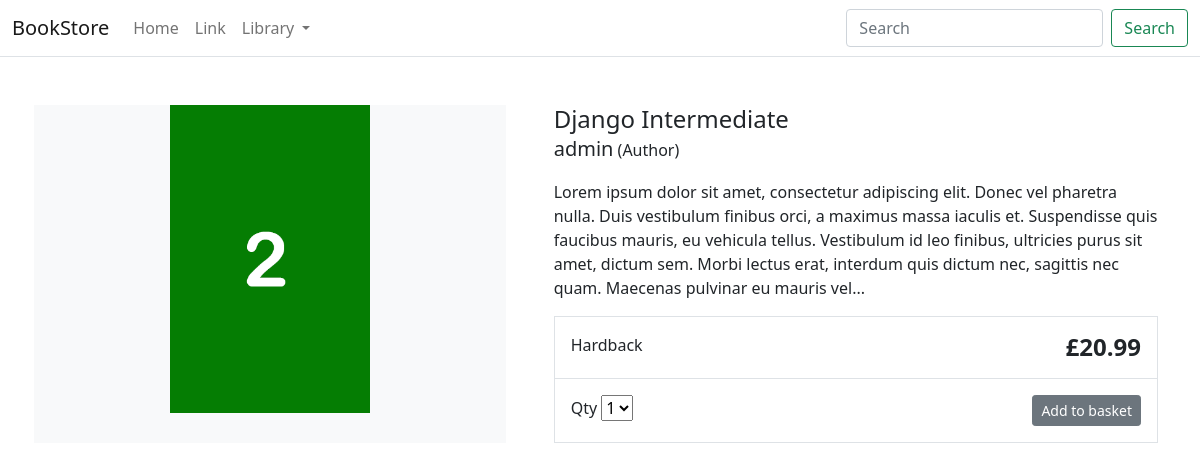
The page /item/djangointermediate/ on the database its author committed.
### store/models.py (models this page shows, shortened)
class Product(models.Model):
    category = models.ForeignKey(Category, related_name='product', on_delete=models.CASCADE)
    created_by = models.ForeignKey(User, on_delete=models.CASCADE, related_name='product_creator')
    title = models.CharField(max_length=255)
    author = models.CharField(max_length=255, default='admin')
    description = models.TextField(blank=True)
    image = models.ImageField(upload_to='images/')
    slug = models.SlugField(max_length=255)
    price = models.DecimalField(max_digits=4, decimal_places=2)
    in_stock = models.BooleanField(default=True)
    is_active = models.BooleanField(default=True)
    created = models.DateTimeField(auto_now_add=True)
    updated = models.DateTimeField(auto_now=True)
    objects = models.Manager()
    products = ProductManager()
    class Meta:
        verbose_name_plural = 'Products'
        ordering = ('-created',)

### store/views.py (the view)
# urls.py: path('item/<slug:slug>/', views.product_detail, name='product_detail'),
def product_detail(request, slug):
    product = get_object_or_404(Product, slug=slug, in_stock=True)
    return render(request, 'store/products/detail.html', {'product': product})

### store/models.py (called while the page is built)
    def get_absolute_url(self):
        return reverse('store:category_list', args=[self.slug])

### store/views.py (called while the page is built)
def categories(request):
    return {
        'categories': Category.objects.all()
    }

### templates/store/products/detail.html (shortened to what this page needs)
{% extends "store/base.html" %}
{% load static %}
{% block content %}
<div class="container">
    <main class="pt-5">
        <div class="row g-3">
            <div class="col-md-5 col-lg-5 order-md-first bg-light">
                <img class="img-fluid mx-auto d-block" width="200px" alt="Responsive image" src="{{ product.image.url }}">
            </div>
            <div class="col-md-7 col-lg-7 ps-md-3 ps-lg-5">
                <h1 class="mb-0 h4">{{ product.title }}</h1>
                <p><span class="lead">{{ product.author }}</span> (Author)</p>
                <p>{{ product.description|slice:":355" }}...</p>
                <div class="border">
                    <div class="col border-bottom">
                        <div class="row p-3">
                            <div class="col-6">Hardback</div>
                            <div class="col-6 text-end"><span class="h4 fw-bold">£{{ product.price }}</span></div>
                        </div>
                    </div>
                    <div class="col">
                        <div class="row p-3">
                            <div class="col-6">
                                <label for="select">Qty</label>
                                <select id="select">
                                    <option value="">1</option>
                                </select>
                            </div>
                            <div class="col-6 text-end"><button type="button" class="btn btn-secondary btn-sm">Add to
                                    basket</button></div>
                        </div>
                    </div>
                </div>
            </div>
        </div>
    </main>
</div>
{% endblock %}

### rows shown on the page
Product: image (picture), title "Django Intermediate", author "admin", description "Lorem ipsum dolor sit amet, consectetur adipiscing elit. Donec vel pharetra nulla. Duis vestibulum finibus orci, a maximus massa iaculis et. Suspendisse quis faucibus mauris, eu vehicula tellus. Vestibulum id leo finibus, ultricies purus sit amet, dictum sem. Morbi lectus erat, interdum quis dictum nec, sagittis nec quam. Maecenas pulvinar eu mauris vel", price "20.99"
